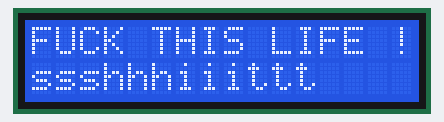
Recording of a sketch running on a simulated Arduino Uno, built with avr-gcc and run on an emulated ATmega328P. Parts: 16×2 character LCD.

Above: at 0.1 s.
At 1.2 s:
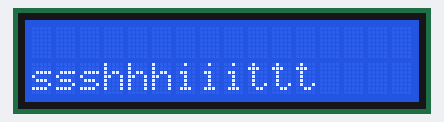

Measured:
- what the display in image 1 shows lasts 1.0 s, from 1.1 s to 2.1 s

The sketch:

deneme_ekran.ino
```cpp
#include <Wire.h>
#include <LiquidCrystal_I2C.h>

LiquidCrystal_I2C lcd(0x27, 16, 2);

void setup()
{

  lcd.begin();


  lcd.backlight();
  lcd.clear();


}

void loop()
{
  lcd.setCursor(0,0);
  lcd.print("FUCK THIS LIFE !");
  lcd.setCursor(0,1);
  lcd.print("ssshhhiiittt");
  delay(1000);
  lcd.clear();
  lcd.setCursor(0,0);
  lcd.print("");
  lcd.setCursor(0,1);
  lcd.print("ssshhhiiittt");
  delay(1000);
}
```
